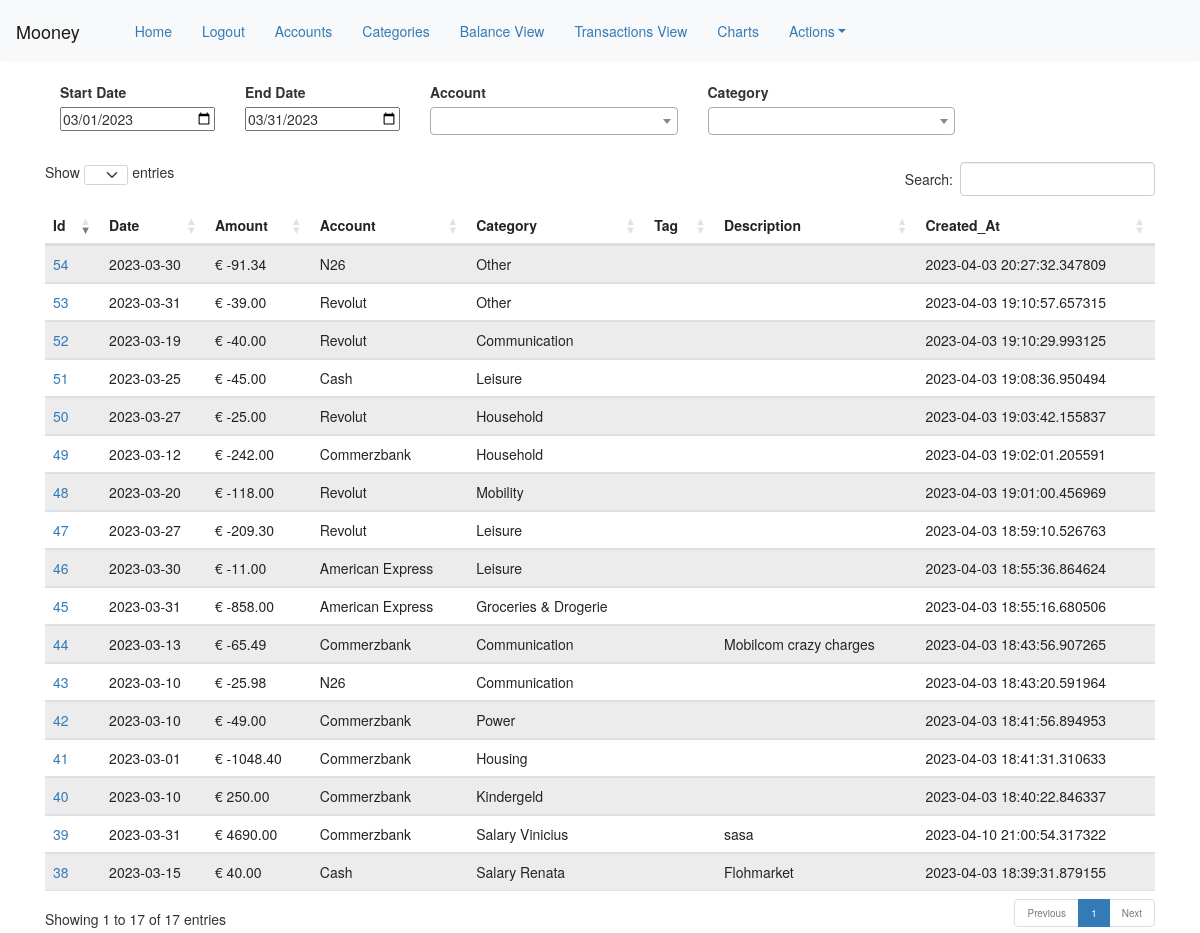
Page /transactions (signed in) on the committed database.
### app/models.py (models this page shows, shortened)
class Transaction(db.Model):
    id            = db.Column(db.Integer, primary_key=True)
    account  = db.Column(db.Integer, db.ForeignKey('account.id'))
    category  = db.Column(db.Integer, db.ForeignKey('category.id'))
    amount = db.Column(db.Float(64), default=0.00, index=True)
    currency = db.Column(db.String(16), db.ForeignKey('account.currency'), unique=False)
    date   = db.Column(db.Date, index=True, default=datetime.today())
    created_at    = db.Column(db.DateTime, index=True, default=datetime.utcnow)
    tag  = db.Column(db.String(32), unique=False)
    description   = db.Column(db.String(255), nullable=True)

class Account(db.Model):
    id            = db.Column(db.Integer, primary_key=True)
    name  = db.Column(db.String(64), unique=False)
    type  = db.Column(db.String(32), unique=False)
    currency = db.Column(db.String(16), unique=False)
    description   = db.Column(db.String(255), nullable=True)
    created_at    = db.Column(db.DateTime, index=True, default=datetime.utcnow)
    last_modified = db.Column(db.DateTime, index=True, default=datetime.utcnow)
    start_balance = db.Column(db.Float(64), default=0.00)
    balance_date   = db.Column(db.Date, index=True, default=datetime.today())
    user_id       = db.Column(db.Integer, db.ForeignKey('user.id'))
    balance_archive = db.Column(db.String(), nullable=True)

class Category(db.Model):
    id            = db.Column(db.Integer, primary_key=True)
    name  = db.Column(db.String(64), unique=False)
    type  = db.Column(db.String(32), unique=False)
    description   = db.Column(db.String(255), nullable=True)
    competence = db.Column(db.String(32), unique=False, default='Monthly')
    created_at    = db.Column(db.DateTime, index=True, default=datetime.utcnow)
    last_modified = db.Column(db.DateTime, index=True, default=datetime.utcnow)
    budget = db.Column(db.Float(64), default=0.00)
    user_id       = db.Column(db.Integer, db.ForeignKey('user.id'))
    icon          = db.Column(db.String(255), nullable=True, default='mooney/app/static/icons/icon.png')
    budget_archive = db.Column(db.String(), nullable=True)

### app/routes.py (the view)
@app.route('/transactions', methods=['GET', 'POST'])
@login_required
def transactions():
    form = DateAccountCategoryForm()
    categories = request.args.get('categories')
    start_date = request.args.get('start_date')
    end_date = request.args.get('end_date')
    form_id = {"account":"text", "category":"text", "amount":"float", "currency":"text", "date":"date", "created_at":"date", "tag":"text", "description":"text"}
    accounts = [id[0] for id in db.session.query(Account.id).filter_by(user_id=current_user.id).all()]
    if not categories:
        categories = [id[0] for id in db.session.query(Category.id).filter_by(user_id=current_user.id).all()]
    else:
        categories = [id[0] for id in db.session.query(Category.id).filter_by(user_id=current_user.id).filter_by(name=categories).all()]
    if not start_date:
        start_date = form.start_date.data
        end_date = form.end_date.data
    try:
        accounts = [form.account.data.id]
    except AttributeError:
        pass
    try:
        categories = [form.category.data.id]
    except AttributeError:
        pass
    transactions = db.session.query(Transaction.id, Transaction.date, Transaction.amount, Transaction.currency, Account.name.label('account'),
        Category.name.label('category'), Transaction.tag, Transaction.description, Transaction.created_at).join(Account, Account.id == Transaction.account).join(
        Category, Category.id == Transaction.category).filter(Transaction.account.in_(accounts)).filter(
    Transaction.date.between(start_date, end_date)).filter(Transaction.category.in_(categories)).order_by(Transaction.id.desc()).all()
    return render_template('transactions.html', title='Transactions', form=form, transactions=transactions, form_id=form_id)

### app/forms.py
class DateAccountCategoryForm(FlaskForm):
    start_date = DateField('Start Date', default=get_month_dates()[0])
    end_date = DateField('End Date', default=get_month_dates()[1])
    account = QuerySelectField(query_factory=account_choices, get_label='name', allow_blank=True, default='')
    category = QuerySelectField(query_factory=category_choices, get_label='name', allow_blank=True, default='')
    submit = SubmitField('Go')

### app/models.py (called while the page is built)
@login.user_loader
def load_user(id):
    return User.query.get(int(id))

def account_choices(type=False, user=current_user):
    if type:
        ac = Account.query.filter_by(user_id=current_user.id).filter_by(type=type)
    else:
        ac = Account.query.filter_by(user_id=current_user.id)
    return ac

def category_choices(type=False, user=current_user):
    cc = Category.query.filter_by(user_id=current_user.id)
    return cc

### app/templates/transactions.html (shortened to what this page needs)
{% extends "base.html" %}
{% import 'bootstrap/wtf.html' as wtf %}
{% block app_content %}
<link rel="stylesheet" href="https://cdnjs.cloudflare.com/ajax/libs/font-awesome/4.7.0/css/font-awesome.min.css">
<div>
    <form action="" method="post">
      <div class="col-md-2">
        {{ form.start_date.label }}
        {{ form.start_date(style="width: 100%", onchange="submit()") }}
      </div>
      <div class="col-md-2">
        {{ form.end_date.label }}
        {{ form.end_date(style="width: 100%", onchange="submit()") }}
      </div>
      <div class="col-md-3">
        {{ form.account.label }}<br>
        {{ form.account(class_="select2", style="width: 100%",onchange="submit()") }}<br>
      </div>
      <div class="col-md-3">
        {{ form.category.label }}<br>
        {{ form.category(class_="select2", style="width: 100%",onchange="submit()") }}<br>
      </div>
    </form>
    <br>
    <br>
  </div>
  <div>
    <br>
    <br>
    <table id="data" class="table table-striped">
        <thead>
          <tr>
              <th>Id</th>
              <th>Date</th>
              <th>Amount</th>
              <th>Account</th>
              <th>Category</th>
              <th>Tag</th>
              <th>Description</th>
              <th>Created_At</th>
          </tr>
        </thead>
        <tbody>
        {% for trx in transactions %}
          <tr>
            <td><a data-toggle="modal" data-target="#myModal{{trx.id}}" href="#myModal{{trx.id}}">{{ trx.id }}</a></td>
            <td>{{ trx.date }}</td>
            <td>{{ "€ %.2f" % trx.amount }}</td>
            <td>{{ trx.account }}</td>
            <td>{{ trx.category }}</td>
            <td>{{ trx.tag }}</td>
            <td>{{ trx.description }}</td>
            <td>{{ trx.created_at }}</td>
          </tr>
        {% endfor %}
        </tbody>
    </table>
  </div>
{% endblock %}

### rows in the picture
Transaction: id "54", date "2023-03-30", amount "€ -91.34", account "N26", category "Other", created_at "2023-04-03 20:27:32.347809"
Transaction: id "53", date "2023-03-31", amount "€ -39.00", account "Revolut", category "Other", created_at "2023-04-03 19:10:57.657315"
Transaction: id "52", date "2023-03-19", amount "€ -40.00", account "Revolut", category "Communication", created_at "2023-04-03 19:10:29.993125"
Transaction: id "51", date "2023-03-25", amount "€ -45.00", account "Cash", category "Leisure", created_at "2023-04-03 19:08:36.950494"
Transaction: id "50", date "2023-03-27", amount "€ -25.00", account "Revolut", category "Household", created_at "2023-04-03 19:03:42.155837"
Transaction: id "49", date "2023-03-12", amount "€ -242.00", account "Commerzbank", category "Household", created_at "2023-04-03 19:02:01.205591"
Transaction: id "48", date "2023-03-20", amount "€ -118.00", account "Revolut", category "Mobility", created_at "2023-04-03 19:01:00.456969"
Transaction: id "47", date "2023-03-27", amount "€ -209.30", account "Revolut", category "Leisure", created_at "2023-04-03 18:59:10.526763"
Transaction: id "46", date "2023-03-30", amount "€ -11.00", account "American Express", category "Leisure", created_at "2023-04-03 18:55:36.864624"
Transaction: id "45", date "2023-03-31", amount "€ -858.00", account "American Express", category "Groceries & Drogerie", created_at "2023-04-03 18:55:16.680506"
Transaction: id "44", date "2023-03-13", amount "€ -65.49", account "Commerzbank", category "Communication", description "Mobilcom crazy charges", created_at "2023-04-03 18:43:56.907265"
Transaction: id "43", date "2023-03-10", amount "€ -25.98", account "N26", category "Communication", created_at "2023-04-03 18:43:20.591964"
Transaction: id "42", date "2023-03-10", amount "€ -49.00", account "Commerzbank", category "Power", created_at "2023-04-03 18:41:56.894953"
Transaction: id "41", date "2023-03-01", amount "€ -1048.40", account "Commerzbank", category "Housing", created_at "2023-04-03 18:41:31.310633"
Transaction: id "40", date "2023-03-10", amount "€ 250.00", account "Commerzbank", category "Kindergeld", created_at "2023-04-03 18:40:22.846337"
Transaction: id "39", date "2023-03-31", amount "€ 4690.00", account "Commerzbank", category "Salary Vinicius", description "sasa", created_at "2023-04-10 21:00:54.317322"
Transaction: id "38", date "2023-03-15", amount "€ 40.00", account "Cash", category "Salary Renata", description "Flohmarket", created_at "2023-04-03 18:39:31.879155"
